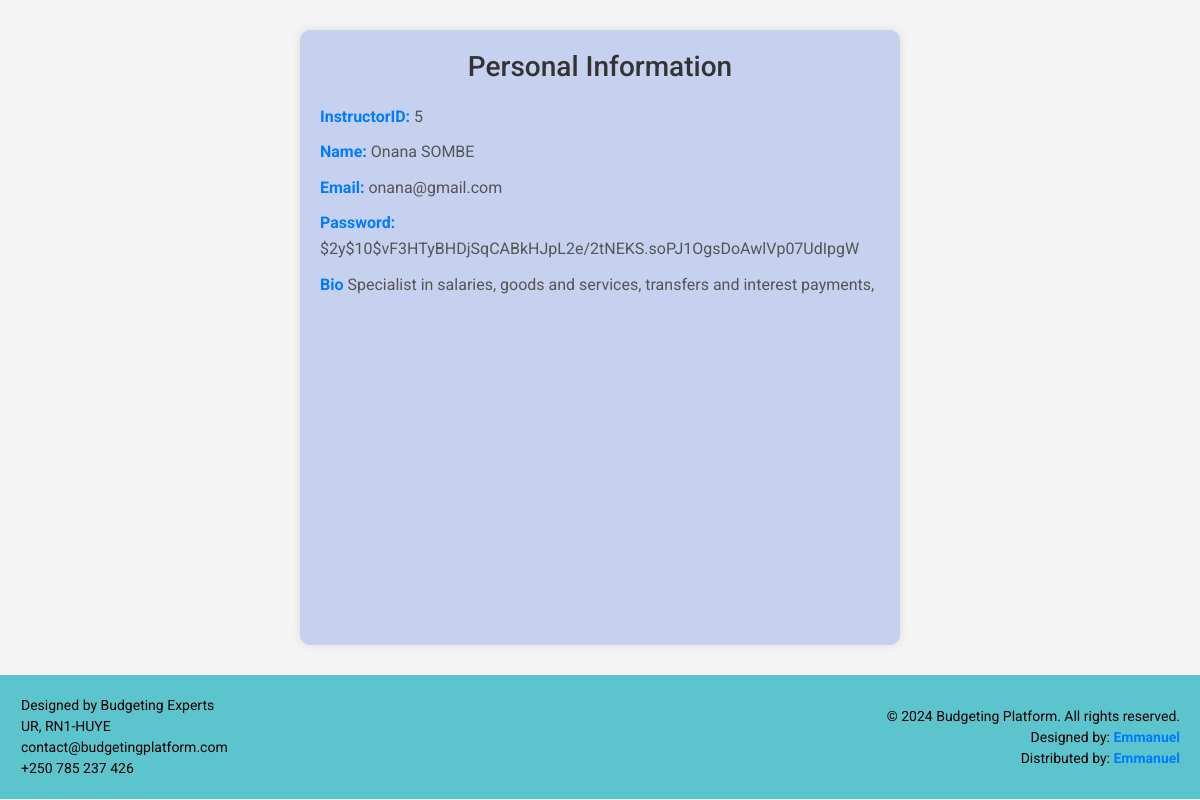
The page /instructor_info.php (signed in) on the database its author committed.
### tables this page shows
CREATE TABLE `instructors` (
  `InstructorID` int(11) NOT NULL,
  `Name` text NOT NULL,
  `Email` text NOT NULL,
  `Password` text NOT NULL,
  `Bio` text NOT NULL
);

### instructor_info.php (the view, shortened to what this page needs)
<?php
require_once "config.php";
$email = $_SESSION["email"];
$sql = "SELECT InstructorID, Email, Password, Bio, Name FROM instructors WHERE email = ?";
$stmt = $conn->prepare($sql);
$stmt->bind_param("s", $email);
$stmt->execute();
$result = $stmt->get_result();
if ($result->num_rows > 0) {
    $userData = $result->fetch_assoc();
} else {
    echo "User data not found.";
    exit;
}
?>
<!DOCTYPE html>
<html lang="en">
<head>
    <link href="css/bootstrap.min.css" rel="stylesheet">
    <link rel="stylesheet" href="styles.css">
</head>
<body>
<div class="container">
    <h1>Personal Information</h1>
    <p><strong>InstructorID:</strong> <?php echo isset($userData["InstructorID"]) ? $userData["InstructorID"] : "N/A"; ?></p>
    <p><strong>Name:</strong> <?php echo isset($userData["Name"]) ? $userData["Name"] : "N/A"; ?></p>
    <p><strong>Email:</strong> <?php echo isset($userData["Email"]) ? $userData["Email"] : "N/A"; ?></p>
    <p><strong>Password:</strong> <?php echo isset($userData["Password"]) ? $userData["Password"] : "N/A"; ?></p>
    <p><strong>Bio</strong> <?php echo isset($userData["Bio"]) ? $userData["Bio"] : "N/A"; ?></p>
</div>
<footer class="footer">
      <div class="container2">
        <div class="left-part">
          <p class="mb-0">Designed by Budgeting Experts</p>
          <p class="mb-0">UR, RN1-HUYE</p>
          <p class="mb-0">contact@budgetingplatform.com</p>
          <p class="mb-0">+250 785 237 426</p>
        </div>
        <div class="right-part">
          <p class="mb-0">© 2024 Budgeting Platform. All rights reserved.</p>
          <p class="mb-0">Designed by: <a href="#" target="_blank" class="fw-bold">Emmanuel</a></p>
          <p class="mb-0">Distributed by: <a href="#" target="_blank" class="fw-bold">Emmanuel</a></p>
        </div>
      </div>
    </footer>
</body>
</html>

### styles.css (style rules this page uses)
.container { width: 90%; }
.container h1 { font-size: 2.5rem; margin-bottom: 20px; }
.container p { font-size: 1.2rem; line-height: 1.6; }
.footer { background-color: #c92334; color: #fff; padding: 20px 0; margin-bottom: 1px; }
.container2 { max-width: 1200px; margin: 0 auto; display: flex; }
.left-part { margin-left: 1px; }
.footer p { margin: 0; }
.left-part, .right-part { flex: 1; }
body { font-family: Arial, sans-serif; margin: 0; padding: 0; }
.container { width: 80%; margin: 0 auto; }
.container { max-width: 800px; margin: 20px auto; background-color: #fff; padding: 20px; border-radius: 10px; box-shadow: 0 0 10px rgba(0, 0, 0, 0.1); }
h1 { font-size: 36px; color: #333; text-align: center; margin-bottom: 20px; }
.footer { background-color: #333; color: #fff; padding: 20px 0; }
.container2 { display: flex; justify-content: space-between; align-items: center; }
.left-part { flex: 1; }
.right-part { flex: 1; text-align: right; }
.right-part a { color: #fff; text-decoration: none; }

### instructor_info.php (style rules this page uses)
body { font-family: 'Roboto', sans-serif; background-color: #f4f4f4; margin: 0; padding: 0; display: flex; flex-direction: column; min-height: 100vh; }
.container { max-width: 600px; height: 450px; margin: 30px auto; background-color: #c6d1f0; padding: 20px; border-radius: 10px; box-shadow: 0 0 10px rgba(0, 0, 0, 0.1); flex-grow: 1; }
.container h1 { font-size: 28px; color: #333; text-align: center; margin-bottom: 20px; }
.container p { font-size: 16px; color: #555; margin-bottom: 10px; }
.container p strong { color: #007bff; }
.footer { background-color: #5cc4cd; padding: 20px; margin-top: auto; }
.footer .container2 { display: flex; justify-content: space-between; }
.footer .container2 .left-part p, .footer .container2 .right-part p { font-size: 14px; color: #170101; margin-bottom: 5px; }
.footer .container2 .right-part p a { color: #007bff; text-decoration: none; font-weight: bold; }

### rows shown on the page
instructors: InstructorID "5", Name "Onana SOMBE", Email "onana@gmail.com", Password "$2y$10$vF3HTyBHDjSqCABkHJpL2e/2tNEKS.soPJ1OgsDoAwlVp07UdIpgW", Bio "Specialist in salaries, goods and services, transfers and interest payments,"
